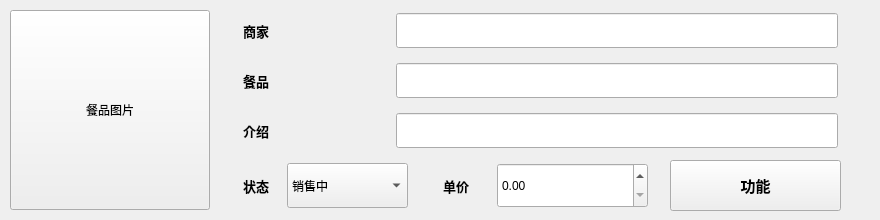
<?xml version="1.0" encoding="UTF-8"?>
<ui version="4.0">
 <class>ProductForm</class>
 <widget class="QWidget" name="ProductForm">
  <property name="geometry">
   <rect>
    <x>0</x>
    <y>0</y>
    <width>880</width>
    <height>220</height>
   </rect>
  </property>
  <property name="minimumSize">
   <size>
    <width>600</width>
    <height>220</height>
   </size>
  </property>
  <property name="windowTitle">
   <string>Form</string>
  </property>
  <widget class="QToolButton" name="photo">
   <property name="geometry">
    <rect>
     <x>10</x>
     <y>10</y>
     <width>200</width>
     <height>200</height>
    </rect>
   </property>
   <property name="minimumSize">
    <size>
     <width>200</width>
     <height>200</height>
    </size>
   </property>
   <property name="maximumSize">
    <size>
     <width>200</width>
     <height>200</height>
    </size>
   </property>
   <property name="text">
    <string>餐品图片</string>
   </property>
   <property name="iconSize">
    <size>
     <width>200</width>
     <height>200</height>
    </size>
   </property>
  </widget>
  <widget class="QWidget" name="layoutWidget">
   <property name="geometry">
    <rect>
     <x>240</x>
     <y>10</y>
     <width>601</width>
     <height>41</height>
    </rect>
   </property>
   <layout class="QHBoxLayout" name="horizontalLayout" stretch="1,3">
    <property name="leftMargin">
     <number>3</number>
    </property>
    <property name="topMargin">
     <number>3</number>
    </property>
    <property name="rightMargin">
     <number>3</number>
    </property>
    <property name="bottomMargin">
     <number>3</number>
    </property>
    <item>
     <widget class="QLabel" name="unameLabel">
      <property name="font">
       <font>
        <family>Arial</family>
        <pointsize>10</pointsize>
        <weight>75</weight>
        <bold>true</bold>
       </font>
      </property>
      <property name="text">
       <string>商家</string>
      </property>
     </widget>
    </item>
    <item>
     <widget class="QLineEdit" name="uname">
      <property name="sizePolicy">
       <sizepolicy hsizetype="Preferred" vsizetype="Preferred">
        <horstretch>0</horstretch>
        <verstretch>0</verstretch>
       </sizepolicy>
      </property>
      <property name="font">
       <font>
        <family>Arial</family>
        <pointsize>10</pointsize>
        <weight>75</weight>
        <bold>true</bold>
       </font>
      </property>
     </widget>
    </item>
   </layout>
  </widget>
  <widget class="QWidget" name="layoutWidget_2">
   <property name="geometry">
    <rect>
     <x>240</x>
     <y>60</y>
     <width>601</width>
     <height>41</height>
    </rect>
   </property>
   <layout class="QHBoxLayout" name="horizontalLayout_2" stretch="1,3">
    <property name="leftMargin">
     <number>3</number>
    </property>
    <property name="topMargin">
     <number>3</number>
    </property>
    <property name="rightMargin">
     <number>3</number>
    </property>
    <property name="bottomMargin">
     <number>3</number>
    </property>
    <item>
     <widget class="QLabel" name="label_2">
      <property name="font">
       <font>
        <family>Arial</family>
        <pointsize>10</pointsize>
        <weight>75</weight>
        <bold>true</bold>
       </font>
      </property>
      <property name="text">
       <string>餐品</string>
      </property>
     </widget>
    </item>
    <item>
     <widget class="QLineEdit" name="pname">
      <property name="sizePolicy">
       <sizepolicy hsizetype="Preferred" vsizetype="Preferred">
        <horstretch>0</horstretch>
        <verstretch>0</verstretch>
       </sizepolicy>
      </property>
      <property name="font">
       <font>
        <family>Arial</family>
        <pointsize>10</pointsize>
        <weight>75</weight>
        <bold>true</bold>
       </font>
      </property>
     </widget>
    </item>
   </layout>
  </widget>
  <widget class="QToolButton" name="btn">
   <property name="geometry">
    <rect>
     <x>670</x>
     <y>160</y>
     <width>171</width>
     <height>51</height>
    </rect>
   </property>
   <property name="font">
    <font>
     <family>Arial</family>
     <pointsize>11</pointsize>
     <weight>75</weight>
     <bold>true</bold>
    </font>
   </property>
   <property name="text">
    <string>功能</string>
   </property>
  </widget>
  <widget class="QWidget" name="layoutWidget_4">
   <property name="geometry">
    <rect>
     <x>240</x>
     <y>160</y>
     <width>171</width>
     <height>51</height>
    </rect>
   </property>
   <layout class="QHBoxLayout" name="horizontalLayout_4" stretch="1,3">
    <property name="spacing">
     <number>4</number>
    </property>
    <property name="leftMargin">
     <number>3</number>
    </property>
    <property name="topMargin">
     <number>3</number>
    </property>
    <property name="rightMargin">
     <number>3</number>
    </property>
    <property name="bottomMargin">
     <number>3</number>
    </property>
    <item>
     <widget class="QLabel" name="label_4">
      <property name="font">
       <font>
        <family>Arial</family>
        <pointsize>10</pointsize>
        <weight>75</weight>
        <bold>true</bold>
       </font>
      </property>
      <property name="text">
       <string>状态</string>
      </property>
     </widget>
    </item>
    <item>
     <widget class="QComboBox" name="pstate">
      <property name="sizePolicy">
       <sizepolicy hsizetype="Preferred" vsizetype="Preferred">
        <horstretch>0</horstretch>
        <verstretch>0</verstretch>
       </sizepolicy>
      </property>
      <property name="font">
       <font>
        <pointsize>9</pointsize>
       </font>
      </property>
      <item>
       <property name="text">
        <string>销售中</string>
       </property>
      </item>
      <item>
       <property name="text">
        <string>下架</string>
       </property>
      </item>
     </widget>
    </item>
   </layout>
  </widget>
  <widget class="QWidget" name="layoutWidget_3">
   <property name="geometry">
    <rect>
     <x>240</x>
     <y>110</y>
     <width>601</width>
     <height>41</height>
    </rect>
   </property>
   <layout class="QHBoxLayout" name="horizontalLayout_3" stretch="1,3">
    <property name="leftMargin">
     <number>3</number>
    </property>
    <property name="topMargin">
     <number>3</number>
    </property>
    <property name="rightMargin">
     <number>3</number>
    </property>
    <property name="bottomMargin">
     <number>3</number>
    </property>
    <item>
     <widget class="QLabel" name="label_3">
      <property name="font">
       <font>
        <family>Arial</family>
        <pointsize>10</pointsize>
        <weight>75</weight>
        <bold>true</bold>
       </font>
      </property>
      <property name="text">
       <string>介绍</string>
      </property>
     </widget>
    </item>
    <item>
     <widget class="QLineEdit" name="pinfo">
      <property name="sizePolicy">
       <sizepolicy hsizetype="Preferred" vsizetype="Preferred">
        <horstretch>0</horstretch>
        <verstretch>0</verstretch>
       </sizepolicy>
      </property>
      <property name="font">
       <font>
        <family>Arial</family>
        <pointsize>10</pointsize>
        <weight>75</weight>
        <bold>true</bold>
       </font>
      </property>
     </widget>
    </item>
   </layout>
  </widget>
  <widget class="QWidget" name="layoutWidget">
   <property name="geometry">
    <rect>
     <x>440</x>
     <y>160</y>
     <width>211</width>
     <height>51</height>
    </rect>
   </property>
   <layout class="QHBoxLayout" name="horizontalLayout_5" stretch="1,3">
    <property name="spacing">
     <number>4</number>
    </property>
    <property name="leftMargin">
     <number>3</number>
    </property>
    <property name="topMargin">
     <number>3</number>
    </property>
    <property name="rightMargin">
     <number>3</number>
    </property>
    <property name="bottomMargin">
     <number>3</number>
    </property>
    <item>
     <widget class="QLabel" name="label_5">
      <property name="font">
       <font>
        <family>Arial</family>
        <pointsize>10</pointsize>
        <weight>75</weight>
        <bold>true</bold>
       </font>
      </property>
      <property name="text">
       <string>单价</string>
      </property>
     </widget>
    </item>
    <item>
     <widget class="QDoubleSpinBox" name="price">
      <property name="sizePolicy">
       <sizepolicy hsizetype="Preferred" vsizetype="Preferred">
        <horstretch>0</horstretch>
        <verstretch>0</verstretch>
       </sizepolicy>
      </property>
      <property name="font">
       <font>
        <family>Arial</family>
        <pointsize>9</pointsize>
       </font>
      </property>
      <property name="maximum">
       <double>10000.000000000000000</double>
      </property>
     </widget>
    </item>
   </layout>
  </widget>
 </widget>
 <resources/>
 <connections/>
</ui>
